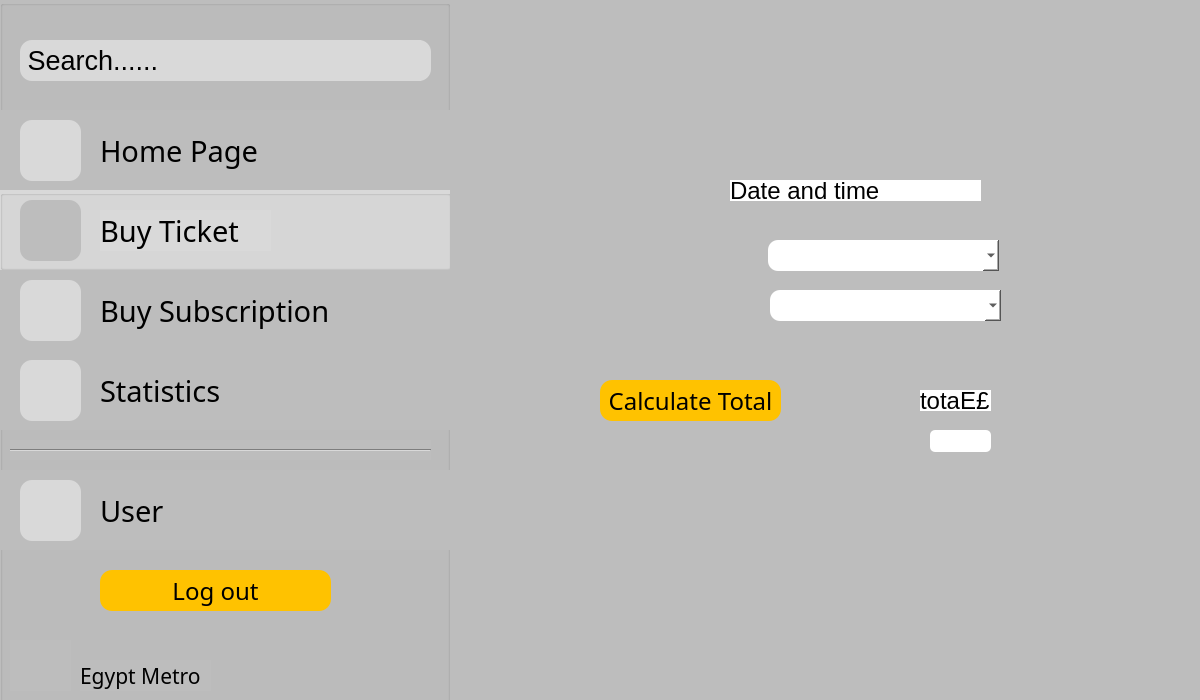
<?xml version="1.0" encoding="UTF-8"?>
<ui version="4.0">
 <class>TicketPage</class>
 <widget class="QDialog" name="TicketPage">
  <property name="geometry">
   <rect>
    <x>0</x>
    <y>0</y>
    <width>1200</width>
    <height>700</height>
   </rect>
  </property>
  <property name="windowTitle">
   <string>Dialog</string>
  </property>
  <property name="styleSheet">
   <string notr="true">background-color: #BDBDBD;</string>
  </property>
  <widget class="QGroupBox" name="groupBox">
   <property name="geometry">
    <rect>
     <x>0</x>
     <y>0</y>
     <width>450</width>
     <height>711</height>
    </rect>
   </property>
   <property name="title">
    <string/>
   </property>
   <widget class="QGroupBox" name="groupBox_2">
    <property name="geometry">
     <rect>
      <x>0</x>
      <y>110</y>
      <width>451</width>
      <height>80</height>
     </rect>
    </property>
    <property name="styleSheet">
     <string notr="true">background-color: #BDBDBD;</string>
    </property>
    <property name="title">
     <string/>
    </property>
    <widget class="QPushButton" name="pushButton_2">
     <property name="geometry">
      <rect>
       <x>0</x>
       <y>0</y>
       <width>451</width>
       <height>81</height>
      </rect>
     </property>
     <property name="styleSheet">
      <string notr="true">background-color: #BDBDBD;
border-radius: 1;</string>
     </property>
     <property name="text">
      <string/>
     </property>
    </widget>
   </widget>
   <widget class="QGroupBox" name="groupBox_3">
    <property name="geometry">
     <rect>
      <x>0</x>
      <y>190</y>
      <width>451</width>
      <height>80</height>
     </rect>
    </property>
    <property name="styleSheet">
     <string notr="true">background-color: #D9D9D9;</string>
    </property>
    <property name="title">
     <string/>
    </property>
    <widget class="QLabel" name="label_3">
     <property name="geometry">
      <rect>
       <x>20</x>
       <y>10</y>
       <width>61</width>
       <height>61</height>
      </rect>
     </property>
     <property name="styleSheet">
      <string notr="true">background-color: #BDBDBD;
border-radius: 12;
</string>
     </property>
     <property name="text">
      <string/>
     </property>
    </widget>
    <widget class="QLabel" name="ticket">
     <property name="geometry">
      <rect>
       <x>30</x>
       <y>20</y>
       <width>49</width>
       <height>41</height>
      </rect>
     </property>
     <property name="styleSheet">
      <string notr="true">background-color: #BDBDBD;
</string>
     </property>
     <property name="text">
      <string/>
     </property>
    </widget>
    <widget class="QLabel" name="label_4">
     <property name="geometry">
      <rect>
       <x>100</x>
       <y>20</y>
       <width>171</width>
       <height>41</height>
      </rect>
     </property>
     <property name="font">
      <font>
       <family>BAXAUTRIAL</family>
       <pointsize>22</pointsize>
      </font>
     </property>
     <property name="text">
      <string>Buy Ticket</string>
     </property>
    </widget>
   </widget>
   <widget class="QGroupBox" name="groupBox_4">
    <property name="geometry">
     <rect>
      <x>0</x>
      <y>270</y>
      <width>451</width>
      <height>80</height>
     </rect>
    </property>
    <property name="title">
     <string/>
    </property>
    <widget class="QPushButton" name="pushButton_4">
     <property name="geometry">
      <rect>
       <x>0</x>
       <y>0</y>
       <width>451</width>
       <height>81</height>
      </rect>
     </property>
     <property name="styleSheet">
      <string notr="true">background-color: #BDBDBD;
border-radius: 1;</string>
     </property>
     <property name="text">
      <string/>
     </property>
    </widget>
    <widget class="QLabel" name="label_6">
     <property name="geometry">
      <rect>
       <x>100</x>
       <y>20</y>
       <width>251</width>
       <height>41</height>
      </rect>
     </property>
     <property name="font">
      <font>
       <family>BAXAUTRIAL</family>
       <pointsize>22</pointsize>
      </font>
     </property>
     <property name="text">
      <string>Buy Subscription</string>
     </property>
    </widget>
    <widget class="QLabel" name="label_5">
     <property name="geometry">
      <rect>
       <x>20</x>
       <y>10</y>
       <width>61</width>
       <height>61</height>
      </rect>
     </property>
     <property name="styleSheet">
      <string notr="true">background-color: #D9D9D9;
border-radius: 12;</string>
     </property>
     <property name="text">
      <string/>
     </property>
    </widget>
    <widget class="QLabel" name="sub">
     <property name="geometry">
      <rect>
       <x>30</x>
       <y>20</y>
       <width>49</width>
       <height>41</height>
      </rect>
     </property>
     <property name="styleSheet">
      <string notr="true">background-color: #D9D9D9;</string>
     </property>
     <property name="text">
      <string/>
     </property>
    </widget>
   </widget>
   <widget class="QGroupBox" name="groupBox_5">
    <property name="geometry">
     <rect>
      <x>0</x>
      <y>350</y>
      <width>451</width>
      <height>80</height>
     </rect>
    </property>
    <property name="title">
     <string/>
    </property>
    <widget class="QPushButton" name="pushButton_5">
     <property name="geometry">
      <rect>
       <x>0</x>
       <y>0</y>
       <width>451</width>
       <height>81</height>
      </rect>
     </property>
     <property name="styleSheet">
      <string notr="true">background-color: #BDBDBD;
border-radius: 1;</string>
     </property>
     <property name="text">
      <string/>
     </property>
    </widget>
    <widget class="QLabel" name="label_8">
     <property name="geometry">
      <rect>
       <x>100</x>
       <y>20</y>
       <width>171</width>
       <height>41</height>
      </rect>
     </property>
     <property name="font">
      <font>
       <family>BAXAUTRIAL</family>
       <pointsize>22</pointsize>
      </font>
     </property>
     <property name="text">
      <string>Statistics</string>
     </property>
    </widget>
    <widget class="QLabel" name="label_7">
     <property name="geometry">
      <rect>
       <x>20</x>
       <y>10</y>
       <width>61</width>
       <height>61</height>
      </rect>
     </property>
     <property name="styleSheet">
      <string notr="true">background-color: #D9D9D9;
border-radius: 12;</string>
     </property>
     <property name="text">
      <string/>
     </property>
    </widget>
    <widget class="QLabel" name="state">
     <property name="geometry">
      <rect>
       <x>30</x>
       <y>20</y>
       <width>49</width>
       <height>41</height>
      </rect>
     </property>
     <property name="styleSheet">
      <string notr="true">background-color: #D9D9D9;</string>
     </property>
     <property name="text">
      <string/>
     </property>
    </widget>
   </widget>
   <widget class="QGroupBox" name="groupBox_6">
    <property name="geometry">
     <rect>
      <x>0</x>
      <y>470</y>
      <width>451</width>
      <height>80</height>
     </rect>
    </property>
    <property name="title">
     <string/>
    </property>
    <widget class="QPushButton" name="pushButton_6">
     <property name="geometry">
      <rect>
       <x>0</x>
       <y>0</y>
       <width>451</width>
       <height>81</height>
      </rect>
     </property>
     <property name="styleSheet">
      <string notr="true">background-color: #BDBDBD;
border-radius: 1;</string>
     </property>
     <property name="text">
      <string/>
     </property>
    </widget>
    <widget class="QLabel" name="label_10">
     <property name="geometry">
      <rect>
       <x>100</x>
       <y>20</y>
       <width>171</width>
       <height>41</height>
      </rect>
     </property>
     <property name="font">
      <font>
       <family>BAXAUTRIAL</family>
       <pointsize>22</pointsize>
      </font>
     </property>
     <property name="text">
      <string>User</string>
     </property>
    </widget>
    <widget class="QLabel" name="label_9">
     <property name="geometry">
      <rect>
       <x>20</x>
       <y>10</y>
       <width>61</width>
       <height>61</height>
      </rect>
     </property>
     <property name="styleSheet">
      <string notr="true">background-color: #D9D9D9;
border-radius: 12;</string>
     </property>
     <property name="text">
      <string/>
     </property>
    </widget>
    <widget class="QLabel" name="user">
     <property name="geometry">
      <rect>
       <x>30</x>
       <y>20</y>
       <width>49</width>
       <height>41</height>
      </rect>
     </property>
     <property name="styleSheet">
      <string notr="true">background-color: #D9D9D9;</string>
     </property>
     <property name="text">
      <string/>
     </property>
    </widget>
   </widget>
   <widget class="Line" name="line">
    <property name="geometry">
     <rect>
      <x>10</x>
      <y>440</y>
      <width>421</width>
      <height>20</height>
     </rect>
    </property>
    <property name="orientation">
     <enum>Qt::Horizontal</enum>
    </property>
   </widget>
   <widget class="QPushButton" name="pushButton">
    <property name="geometry">
     <rect>
      <x>100</x>
      <y>570</y>
      <width>231</width>
      <height>41</height>
     </rect>
    </property>
    <property name="font">
     <font>
      <family>BAXAUTRIAL</family>
      <pointsize>18</pointsize>
     </font>
    </property>
    <property name="styleSheet">
     <string notr="true">background-color: #FFC200;
border-radius: 12;
color: black;</string>
    </property>
    <property name="text">
     <string>Log out</string>
    </property>
   </widget>
   <widget class="QLabel" name="metro">
    <property name="geometry">
     <rect>
      <x>10</x>
      <y>640</y>
      <width>61</width>
      <height>51</height>
     </rect>
    </property>
    <property name="text">
     <string/>
    </property>
   </widget>
   <widget class="QLabel" name="label_12">
    <property name="geometry">
     <rect>
      <x>80</x>
      <y>660</y>
      <width>131</width>
      <height>31</height>
     </rect>
    </property>
    <property name="font">
     <font>
      <family>BAXAUTRIAL</family>
      <pointsize>16</pointsize>
     </font>
    </property>
    <property name="text">
     <string>Egypt Metro</string>
    </property>
   </widget>
   <widget class="QPushButton" name="pushButton_7">
    <property name="geometry">
     <rect>
      <x>20</x>
      <y>40</y>
      <width>411</width>
      <height>41</height>
     </rect>
    </property>
    <property name="font">
     <font>
      <pointsize>20</pointsize>
     </font>
    </property>
    <property name="styleSheet">
     <string notr="true">background-color: #D9D9D9;
border-radius: 12;
color: black;
text-align: left;</string>
    </property>
    <property name="text">
     <string> Search......</string>
    </property>
   </widget>
   <widget class="QLabel" name="searchicon">
    <property name="geometry">
     <rect>
      <x>370</x>
      <y>40</y>
      <width>51</width>
      <height>41</height>
     </rect>
    </property>
    <property name="styleSheet">
     <string notr="true">background-color: #D9D9D9;</string>
    </property>
    <property name="text">
     <string/>
    </property>
   </widget>
  </widget>
  <widget class="QLabel" name="label">
   <property name="geometry">
    <rect>
     <x>20</x>
     <y>120</y>
     <width>61</width>
     <height>61</height>
    </rect>
   </property>
   <property name="styleSheet">
    <string notr="true">background-color: #D9D9D9;
border-radius: 12;
</string>
   </property>
   <property name="text">
    <string/>
   </property>
  </widget>
  <widget class="QLabel" name="home">
   <property name="geometry">
    <rect>
     <x>30</x>
     <y>130</y>
     <width>49</width>
     <height>41</height>
    </rect>
   </property>
   <property name="styleSheet">
    <string notr="true">background-color: #D9D9D9;</string>
   </property>
   <property name="text">
    <string/>
   </property>
  </widget>
  <widget class="QLabel" name="label_2">
   <property name="geometry">
    <rect>
     <x>100</x>
     <y>130</y>
     <width>171</width>
     <height>41</height>
    </rect>
   </property>
   <property name="font">
    <font>
     <family>BAXAUTRIAL</family>
     <pointsize>22</pointsize>
    </font>
   </property>
   <property name="text">
    <string>Home Page</string>
   </property>
  </widget>
  <widget class="QLabel" name="receipt">
   <property name="geometry">
    <rect>
     <x>570</x>
     <y>0</y>
     <width>631</width>
     <height>701</height>
    </rect>
   </property>
   <property name="text">
    <string/>
   </property>
  </widget>
  <widget class="QLabel" name="date">
   <property name="geometry">
    <rect>
     <x>730</x>
     <y>180</y>
     <width>251</width>
     <height>21</height>
    </rect>
   </property>
   <property name="font">
    <font>
     <pointsize>18</pointsize>
    </font>
   </property>
   <property name="styleSheet">
    <string notr="true">background-color: white;</string>
   </property>
   <property name="text">
    <string>Date and time</string>
   </property>
  </widget>
  <widget class="QComboBox" name="start">
   <property name="geometry">
    <rect>
     <x>768</x>
     <y>240</y>
     <width>231</width>
     <height>31</height>
    </rect>
   </property>
   <property name="styleSheet">
    <string notr="true">background-color: white;
border-radius: 10;</string>
   </property>
  </widget>
  <widget class="QComboBox" name="end">
   <property name="geometry">
    <rect>
     <x>770</x>
     <y>290</y>
     <width>231</width>
     <height>31</height>
    </rect>
   </property>
   <property name="styleSheet">
    <string notr="true">background-color: white;
border-radius: 10;</string>
   </property>
  </widget>
  <widget class="QLineEdit" name="code">
   <property name="geometry">
    <rect>
     <x>930</x>
     <y>430</y>
     <width>61</width>
     <height>22</height>
    </rect>
   </property>
   <property name="font">
    <font>
     <family>BAXAUTRIAL</family>
     <pointsize>18</pointsize>
    </font>
   </property>
   <property name="styleSheet">
    <string notr="true">background-color: white;
border-radius: 5;</string>
   </property>
  </widget>
  <widget class="QPushButton" name="pushButton_3">
   <property name="geometry">
    <rect>
     <x>600</x>
     <y>380</y>
     <width>181</width>
     <height>41</height>
    </rect>
   </property>
   <property name="font">
    <font>
     <family>BAXAUTRIAL</family>
     <pointsize>18</pointsize>
    </font>
   </property>
   <property name="styleSheet">
    <string notr="true">background-color: #FFC200;
border-radius: 12;
color: black;</string>
   </property>
   <property name="text">
    <string>Calculate Total</string>
   </property>
  </widget>
  <widget class="QLabel" name="total_2">
   <property name="geometry">
    <rect>
     <x>960</x>
     <y>390</y>
     <width>31</width>
     <height>21</height>
    </rect>
   </property>
   <property name="font">
    <font>
     <pointsize>18</pointsize>
    </font>
   </property>
   <property name="styleSheet">
    <string notr="true">background-color: white;</string>
   </property>
   <property name="text">
    <string>E£</string>
   </property>
  </widget>
  <widget class="QLabel" name="total">
   <property name="geometry">
    <rect>
     <x>920</x>
     <y>390</y>
     <width>41</width>
     <height>21</height>
    </rect>
   </property>
   <property name="font">
    <font>
     <pointsize>18</pointsize>
    </font>
   </property>
   <property name="styleSheet">
    <string notr="true">background-color: white;</string>
   </property>
   <property name="text">
    <string>total</string>
   </property>
  </widget>
 </widget>
 <resources/>
 <connections/>
</ui>
